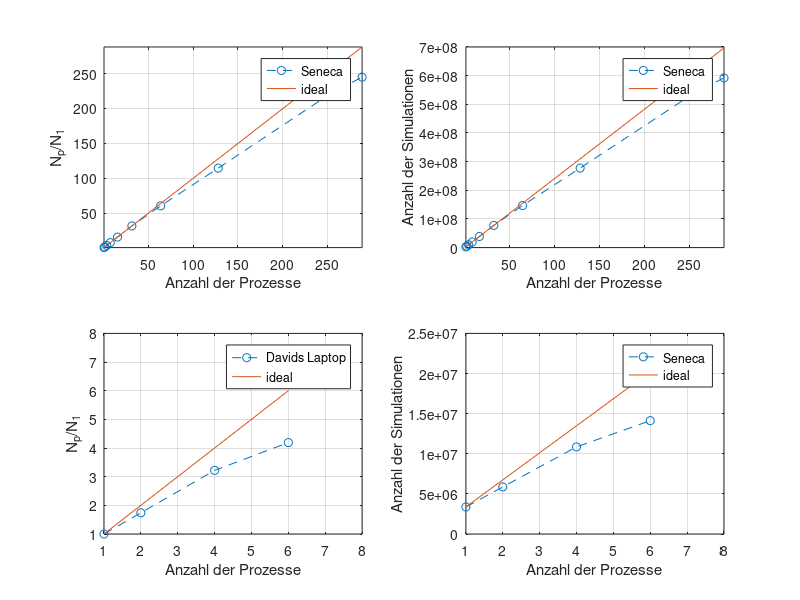

Write the MATLAB code that produced this figure.
close all;
clear all;

num_sim1 = [3370840, 5865795, 10854329, 14122004];
N1 = [1, 2, 4, 6];

num_sim2 = [2419100, 4843744, 9775779, 19582790, 38779100, 77444826, 146807592, 277403730, 541733102, 592138641];
N2 = [1, 2, 4, 8, 16, 32, 64, 128, 256, 288];

subplot(2,2,1);
plot(N2, num_sim2./num_sim2(1), 'o--'); hold on;
plot(N2,N2)
xlabel('Anzahl der Prozesse');
ylabel('N_p/N_1');
grid on;
xlim([1 288]);
ylim([1 288]);
legend('Seneca', 'ideal');

subplot(2,2,2);
plot(N2, num_sim2, 'o--'); hold on;
plot(N2, num_sim2(1)*N2);
xlabel('Anzahl der Prozesse');
ylabel('Anzahl der Simulationen');
grid on;
xlim([1 288]);
legend('Seneca', 'ideal');


subplot(2,2,3);
plot(N1, num_sim1./num_sim1(1), 'o--'); hold on;
plot(N1,N1)
xlabel('Anzahl der Prozesse');
ylabel('N_p/N_1');
grid on;
xlim([1 8]);
ylim([1 8]);
legend('Davids Laptop', 'ideal');

subplot(2,2,4);
plot(N1, num_sim1, 'o--'); hold on;
plot(N1, num_sim1(1)*N1);
xlabel('Anzahl der Prozesse');
ylabel('Anzahl der Simulationen');
grid on;
xlim([1 8]);
legend('Seneca', 'ideal');
